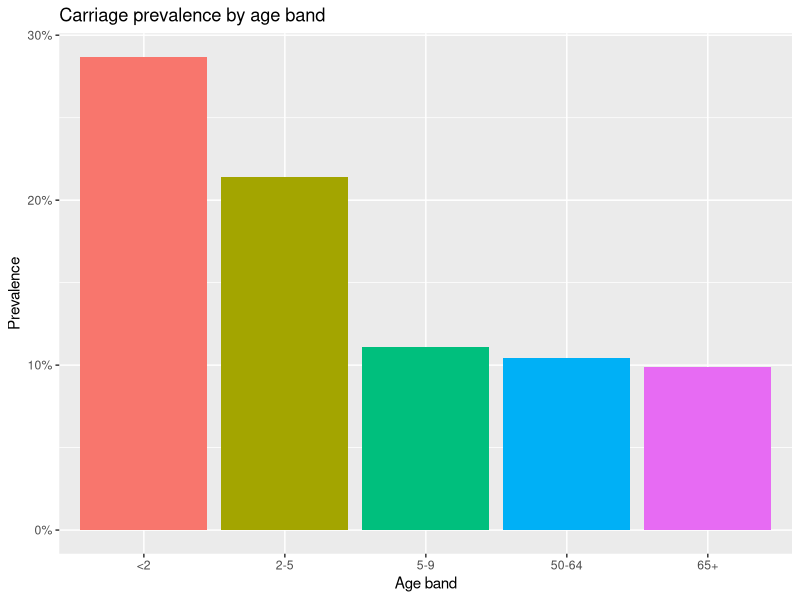
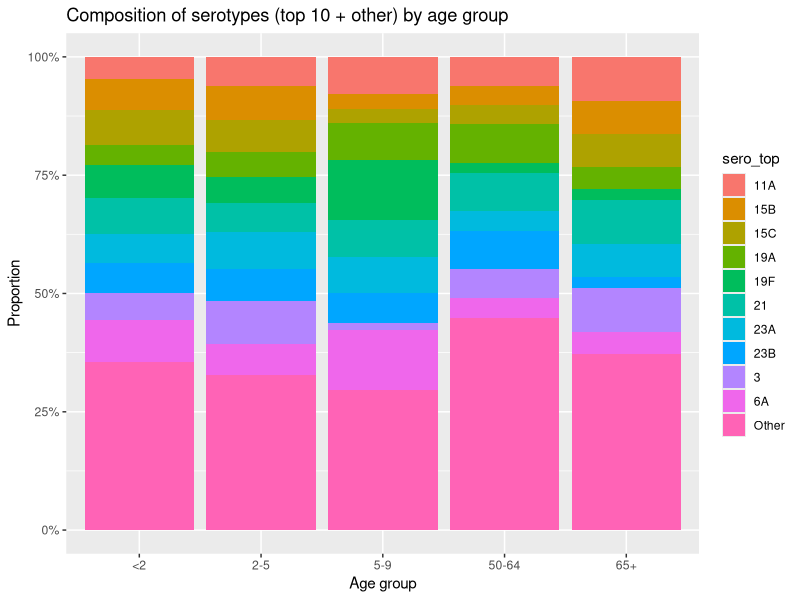
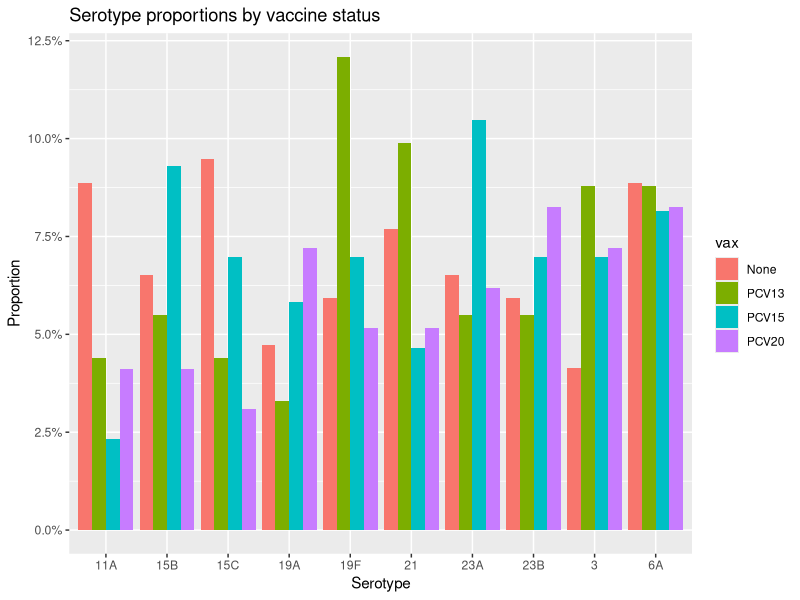
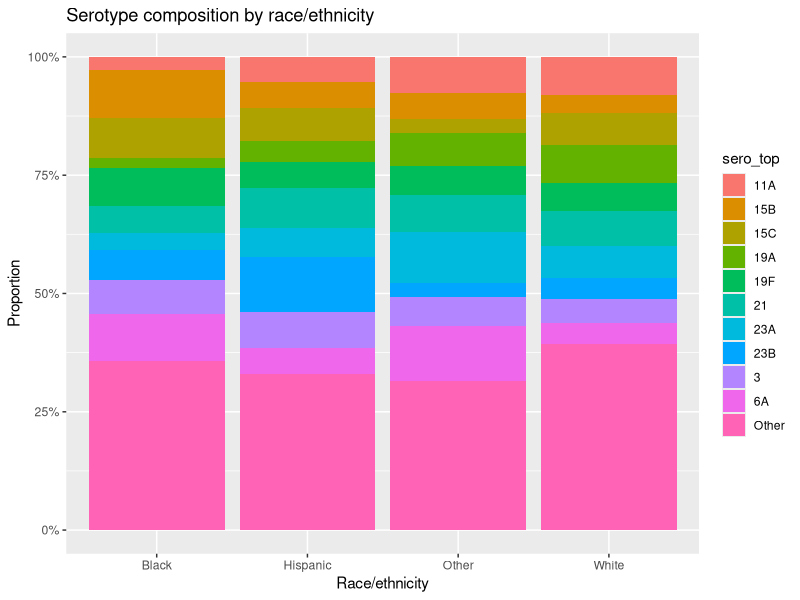
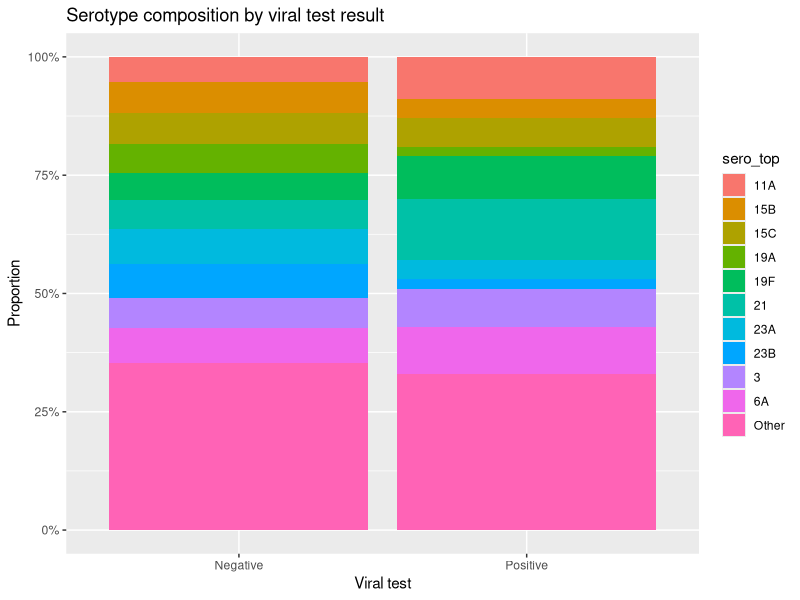

Source code (R) for these figures, in order:
## ---- chunk 1
library(dplyr)
library(tidyr)
library(ggplot2)
library(scales)
library(forcats)
library(readr)
library(flextable)
knitr::opts_chunk$set(dev = "ragg_png", echo=FALSE, message=FALSE, warning=FALSE)
set.seed(2025)

sim <- read_csv("simulated_colonization.csv")
ipd <- read_csv("simulated_ipd.csv")


# Compute summary tables for flextable
prev_by_age <- sim %>% group_by(age_group) %>% summarize(n = n(), prevalence = mean(colonized))
prev_by_age_race <- sim %>% group_by(age_group, race) %>% summarize(n = n(), prevalence = mean(colonized))
## ---- chunk 2
flextable(prev_by_age)
## ---- chunk 3
ggplot(prev_by_age, aes(x = age_group, y = prevalence, fill = age_group)) +
geom_col(show.legend = FALSE) +
scale_y_continuous(labels = scales::percent_format(accuracy=1)) +
labs(title='Carriage prevalence by age band', x='Age band', y='Prevalence')
## ---- chunk 4
sim %>% filter(age_group == '<2', colonized==1) %>%
count(serotype) %>% arrange(desc(n)) %>% slice_head(n=15) %>% flextable()
## ---- chunk 5
sim %>% filter(age_group == '2-5', colonized==1) %>%
count(serotype) %>% arrange(desc(n)) %>% slice_head(n=15) %>% flextable()
## ---- chunk 6
sim %>% filter(age_group == '5-9', colonized==1) %>%
count(serotype) %>% arrange(desc(n)) %>% slice_head(n=15) %>% flextable()
## ---- chunk 7
sim %>% filter(age_group == '50-64', colonized==1) %>%
count(serotype) %>% arrange(desc(n)) %>% slice_head(n=15) %>% flextable()
## ---- chunk 8
sim %>% filter(age_group == '65+', colonized==1) %>%
count(serotype) %>% arrange(desc(n)) %>% slice_head(n=15) %>% flextable()
## ---- chunk 9
top10 <- sim %>% filter(colonized==1) %>% count(serotype) %>% slice_max(n,n=10) %>% pull(serotype)
comp <- sim %>% filter(colonized==1) %>% mutate(sero_top=if_else(serotype %in% top10, serotype, 'Other')) %>%
count(age_group, sero_top) %>% group_by(age_group) %>% mutate(prop=n/sum(n)) %>% ungroup()


ggplot(comp, aes(x=age_group, y=prop, fill=sero_top)) +
geom_col(position='stack') +
scale_y_continuous(labels=scales::percent_format()) +
labs(title='Composition of serotypes (top 10 + other) by age group', x='Age group', y='Proportion')
## ---- chunk 10
comp_vax <- sim %>% filter(colonized==1, age_group %in% c('<2','2-5','5-9')) %>% mutate(vax=vaccine_history) %>%
count(vax, serotype) %>% group_by(vax) %>% mutate(prop=n/sum(n)) %>% ungroup() %>% filter(serotype %in% top10)


ggplot(comp_vax, aes(x=serotype, y=prop, fill=vax)) +
geom_col(position='dodge') +
scale_y_continuous(labels=scales::percent_format()) +
labs(title='Serotype proportions by vaccine status', x='Serotype', y='Proportion')
## ---- chunk 11
comp_race <- sim %>% filter(colonized==1) %>% mutate(sero_top=if_else(serotype %in% top10, serotype, 'Other')) %>%
count(race, sero_top) %>% group_by(race) %>% mutate(prop=n/sum(n)) %>% ungroup()


ggplot(comp_race, aes(x=race, y=prop, fill=sero_top)) +
geom_col(position='stack') +
scale_y_continuous(labels=scales::percent_format()) +
labs(title='Serotype composition by race/ethnicity', x='Race/ethnicity', y='Proportion')
## ---- chunk 12
comp_viral <- sim %>% filter(colonized==1) %>% mutate(sero_top=if_else(serotype %in% top10, serotype, 'Other')) %>%
count(viral_test, sero_top) %>% group_by(viral_test) %>% mutate(prop=n/sum(n)) %>% ungroup()


ggplot(comp_viral, aes(x=viral_test, y=prop, fill=sero_top)) +
geom_col(position='stack') +
scale_y_continuous(labels=scales::percent_format()) +
labs(title='Serotype composition by viral test result', x='Viral test', y='Proportion')
## ---- chunk 13
out_data <- sim %>%
  dplyr::select(id, age_group, race, vaccine_history, viral_test, year, serotype, colonized) %>%
  write_csv('./export_sim.csv')
